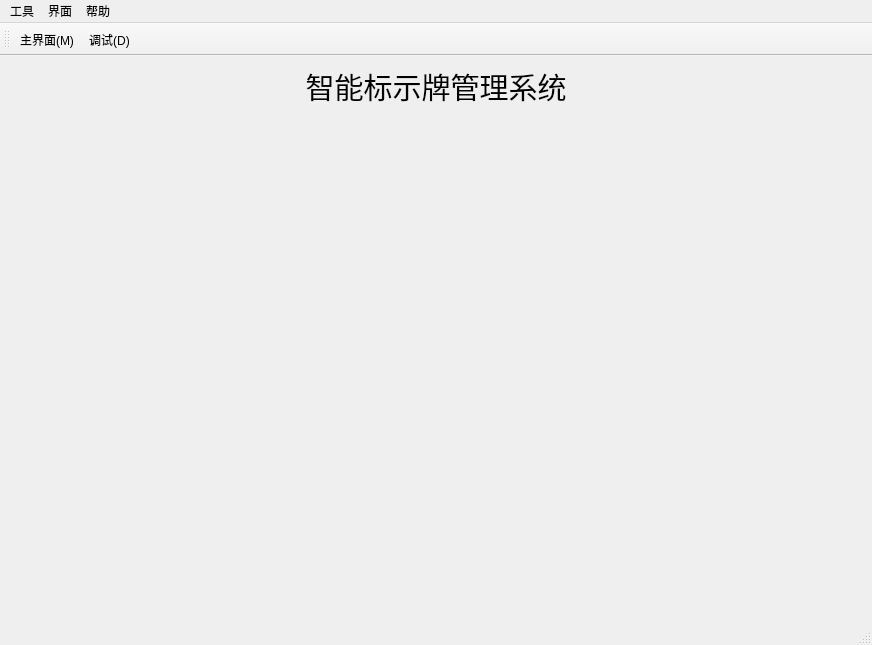
<?xml version="1.0" encoding="UTF-8"?>
<ui version="4.0">
 <class>MainWindow</class>
 <widget class="QMainWindow" name="MainWindow">
  <property name="geometry">
   <rect>
    <x>0</x>
    <y>0</y>
    <width>872</width>
    <height>628</height>
   </rect>
  </property>
  <property name="windowTitle">
   <string>智能标示牌管理系统</string>
  </property>
  <widget class="QWidget" name="centralwidget">
   <layout class="QVBoxLayout" name="verticalLayout">
    <item>
     <widget class="QLabel" name="label">
      <property name="font">
       <font>
        <pointsize>22</pointsize>
       </font>
      </property>
      <property name="text">
       <string>智能标示牌管理系统</string>
      </property>
      <property name="alignment">
       <set>Qt::AlignCenter</set>
      </property>
     </widget>
    </item>
    <item>
     <widget class="QMdiArea" name="mdiArea">
      <property name="minimumSize">
       <size>
        <width>660</width>
        <height>500</height>
       </size>
      </property>
      <property name="sizeAdjustPolicy">
       <enum>QAbstractScrollArea::AdjustIgnored</enum>
      </property>
      <property name="background">
       <brush brushstyle="NoBrush">
        <color alpha="255">
         <red>160</red>
         <green>160</green>
         <blue>160</blue>
        </color>
       </brush>
      </property>
      <property name="viewMode">
       <enum>QMdiArea::TabbedView</enum>
      </property>
      <property name="tabsClosable">
       <bool>true</bool>
      </property>
      <property name="tabsMovable">
       <bool>true</bool>
      </property>
      <property name="tabShape">
       <enum>QTabWidget::Triangular</enum>
      </property>
     </widget>
    </item>
   </layout>
  </widget>
  <widget class="QMenuBar" name="menubar">
   <property name="geometry">
    <rect>
     <x>0</x>
     <y>0</y>
     <width>872</width>
     <height>22</height>
    </rect>
   </property>
   <widget class="QMenu" name="menu">
    <property name="title">
     <string>界面</string>
    </property>
    <addaction name="actionDebug"/>
    <addaction name="actionMain"/>
   </widget>
   <widget class="QMenu" name="menu_2">
    <property name="title">
     <string>帮助</string>
    </property>
    <addaction name="actionAbout"/>
   </widget>
   <widget class="QMenu" name="menu_3">
    <property name="title">
     <string>工具</string>
    </property>
    <addaction name="actionOptions"/>
   </widget>
   <addaction name="menu_3"/>
   <addaction name="menu"/>
   <addaction name="menu_2"/>
  </widget>
  <widget class="QStatusBar" name="statusbar"/>
  <widget class="QToolBar" name="toolBar">
   <property name="windowTitle">
    <string>toolBar</string>
   </property>
   <attribute name="toolBarArea">
    <enum>TopToolBarArea</enum>
   </attribute>
   <attribute name="toolBarBreak">
    <bool>false</bool>
   </attribute>
   <addaction name="actionMain"/>
   <addaction name="actionDebug"/>
  </widget>
  <action name="actionDebug">
   <property name="text">
    <string>调试(&amp;D)</string>
   </property>
   <property name="toolTip">
    <string>调试</string>
   </property>
   <property name="shortcut">
    <string>Ctrl+D</string>
   </property>
  </action>
  <action name="actionAbout">
   <property name="text">
    <string>关于(&amp;A)</string>
   </property>
   <property name="toolTip">
    <string>关于</string>
   </property>
  </action>
  <action name="actionOptions">
   <property name="text">
    <string>选项(&amp;O)</string>
   </property>
   <property name="toolTip">
    <string>选项</string>
   </property>
   <property name="shortcut">
    <string>Ctrl+O</string>
   </property>
  </action>
  <action name="actionMain">
   <property name="text">
    <string>主界面(&amp;M)</string>
   </property>
   <property name="toolTip">
    <string>主界面</string>
   </property>
   <property name="shortcut">
    <string>Ctrl+M</string>
   </property>
  </action>
 </widget>
 <resources/>
 <connections/>
</ui>
